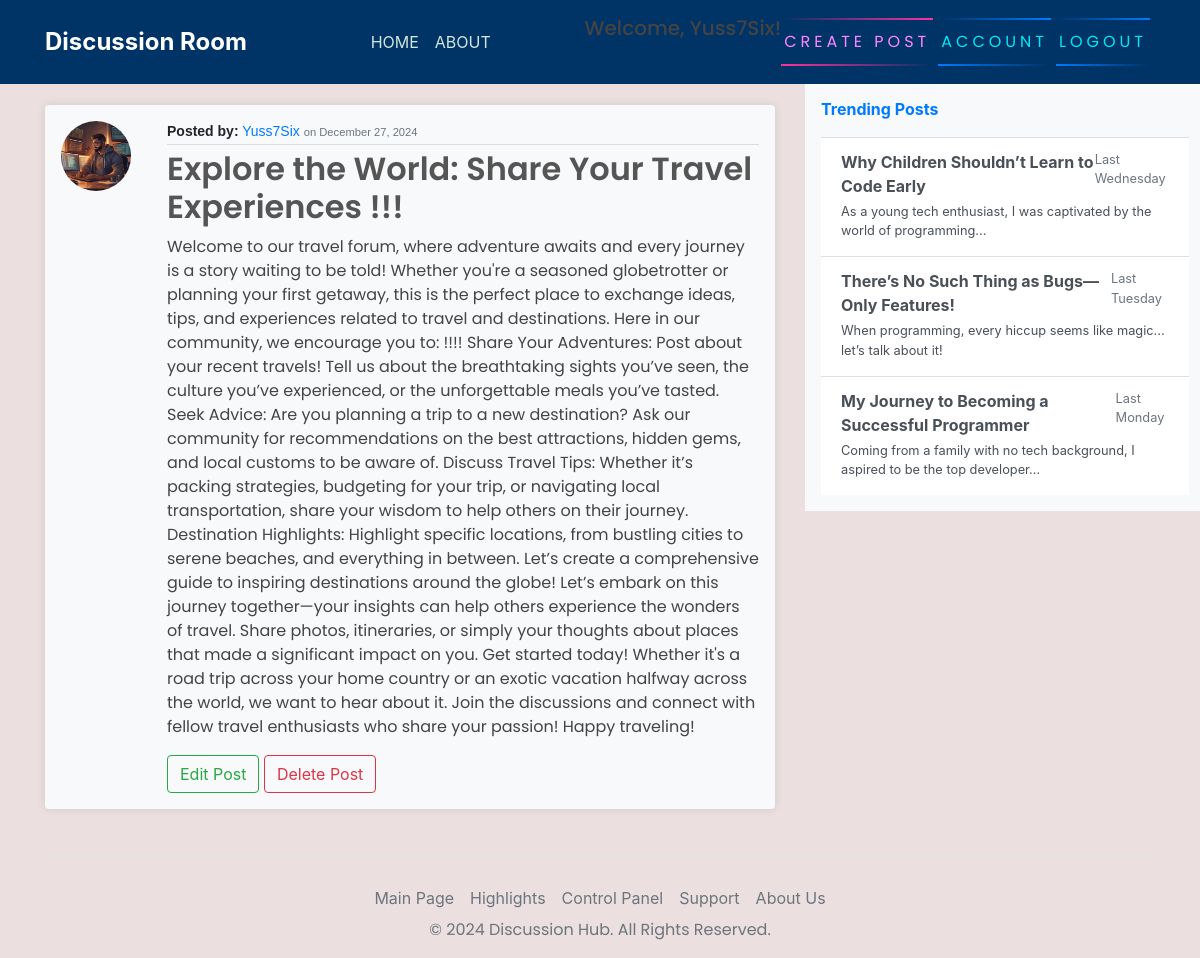
Screenshot of /post/3/ (signed in) with the database file from the repository.
### blog/models.py (models this page shows)
class Post(models.Model):
    title = models.CharField(max_length=200)
    content = models.TextField()
    date_posted = models.DateTimeField(default=timezone.now)
    author = models.ForeignKey(User, on_delete=models.CASCADE)

### users/models.py (models this page shows, shortened)
class Account(models.Model):
    user = models.OneToOneField(User, on_delete=models.CASCADE)
    avatar = models.ImageField(default='default.jpg', upload_to='images/')

### blog/views.py (the view)
# urls.py: path('post/<int:pk>/', PostDetailView.as_view(), name="blog-detail"),
class PostDetailView(LoginRequiredMixin, DetailView):
    model = Post

### blog/templates/blog/post_detail.html
{% extends 'base.html' %}
{% block content %}
<article class="media content-section my-4 p-3 bg-light rounded shadow-sm">
    <img class="rounded-circle article-img" src="{{ object.author.account.avatar.url }}" alt="Author's Profile Picture">
    <div class="media-body ml-3">
        <div class="article-metadata">
            <strong>Posted by:</strong>
            <a class="author-link" href="#">{{ object.author.username }}</a>
            <small class="text-muted">on {{ object.date_posted|date:"F j, Y" }}</small>
        </div>
        <h2>
            <a class="article-title" href="{% url 'blog-detail' object.id %}">{{ object.title }}</a>
        </h2>
        <p class="article-content">{{ object.content }}</p>
        {% if object.author == user %}
        <div class="action-buttons mt-3">
            <a class="btn btn-outline-success" href="{% url 'blog-update' object.id %}">Edit Post</a>
            <a class="btn btn-outline-danger" href="{% url 'blog-delete' object.id %}">Delete Post</a>
        </div>
        {% endif %}
    </div>
</article>
{% endblock content %}

### templates/base.html (shortened to what this page needs)
{% load static %}
<!DOCTYPE html>
<html>
<head>
    <link rel="stylesheet" href="https://cdnjs.cloudflare.com/ajax/libs/font-awesome/5.15.4/css/all.min.css">
    <link rel="stylesheet" href="https://maxcdn.bootstrapcdn.com/bootstrap/4.0.0/css/bootstrap.min.css"
>
    <link rel="stylesheet" href="{% static 'css/head.css' %}">
</head>
<body>
    <header class="site-header">
        <nav class="navbar navbar-expand-md navbar-dark fixed-top" style="background-color: #003366;">
            <div class="container">
                <div class="collapse navbar-collapse" id="navbarToggle">
                    <div class="d-flex w-100 align-items-center">
                        <div class="mr-auto">
                            <span class="discussion-room">Discussion Room</span>
                        </div>
                        <div class="navbar-nav mr-auto">
                            {% if user.is_authenticated %}
                            <a class="nav-item nav-link" href="{% url 'welcome' %}">HOME</a>
                            <a class="nav-item nav-link" href="{% url 'about' %}">ABOUT</a>
                        </div>
                        <div class="navbar-nav">
                            <div class="navbar-text text-black">
                                <h5 class="mb-0">Welcome, {{ request.user.username }}!</h5>
                            </div>
                            <a href="{% url 'blog-new' %}" id="auth-links">
                                <span></span>
                                <span></span>
                                Create Post
                            </a>
                            <a href="{% url 'account' %}" id="auth-links">
                                <span></span>
                                <span></span>
                                Account
                            </a>
                            <a href="{% url 'logout' %}" id="auth-links">
                                <span></span>
                                <span></span>
                                Logout
                            </a>
                            {% endif %}
                        </div>
                    </div>
                </div>
        </nav>
    </header>
    <main role="main" class="container">
        <div class="row">
            <div class="col-md-8">
            </div>
            <div class="col-md-8">
                {% block content %}{% endblock %}
            </div>
            <div class="col-md-4">
                <div class="content-sectionw">
                    <div class="d-flex flex-column align-items-start bg-light p-3" style="width: 400px;">
                        <a id="latest-gist" style="text-decoration: none;" href="#"
                            class="d-flex align-items-center mb-3 text-primary">
                            <span class="fs-5 font-weight-bold">Trending Posts</span>
                        </a>
                        <div class="list-group list-group-flush">
                            <a href="#" class="list-group-item list-group-item-action">
                                <div class="d-flex justify-content-between">
                                    <strong class="mb-1">Why Children Shouldn’t Learn to Code Early</strong>
                                    <small class="text-muted">Last Wednesday</small>
                                </div>
                                <div class="mb-1 small">As a young tech enthusiast, I was captivated by the world of
                                    programming...</div>
                            </a>
                            <a href="#" class="list-group-item list-group-item-action">
                                <div class="d-flex justify-content-between">
                                    <strong class="mb-1">There’s No Such Thing as Bugs—Only Features!</strong>
                                    <small class="text-muted">Last Tuesday</small>
                                </div>
                                <div class="mb-1 small">When programming, every hiccup seems like magic... let’s talk
                                    about it!</div>
                            </a>
                            <a href="#" class="list-group-item list-group-item-action">
                                <div class="d-flex justify-content-between">
                                    <strong class="mb-1">My Journey to Becoming a Successful Programmer</strong>
                                    <small class="text-muted">Last Monday</small>
                                </div>
                                <div class="mb-1 small">Coming from a family with no tech background, I aspired to be
                                    the top developer...</div>
                            </a>
                        </div>
                    </div>
                </div>
            </div>
        </div>
        <footer class="mt-4">
            <nav class="nav justify-content-center border-top" style="padding-top: 20px;">
                <li class="nav-item"><a href="#" class="nav-link px-2 text-secondary">Main Page</a></li>
                <li class="nav-item"><a href="#" class="nav-link px-2 text-secondary">Highlights</a></li>
                <li class="nav-item"><a href="/admin/" class="nav-link px-2 text-secondary">Control Panel</a></li>
                <li class="nav-item"><a href="#" class="nav-link px-2 text-secondary">Support</a></li>
                <li class="nav-item"><a href="#" class="nav-link px-2 text-secondary">About Us</a></li>
            </nav>
            <p class="text-center text-secondary">&copy; 2024 Discussion Hub. All Rights Reserved.</p>
        </footer>
    </main>
</body>
</html>

### static/css/head.css (style rules this page uses)
body { background-color: rgb(235, 223, 223); margin-top: 5rem; background-size: contain; background-repeat: no-repeat; }
h1, h2, h3, h4, h5, h6, p { color: #444444; font-family: 'Poppins', sans-serif; }
.site-header .navbar-nav .nav-link { color: #d1e7dd; }
.content-section { background: #fefefe; padding: 15px 25px; border-radius: 12px; margin-bottom: 20px; box-shadow: 0 0 10px rgba(0, 0, 0, 0.1); }
.article-title { color: #555555; font-weight: 600; }
.article-content { white-space: normal; }
.article-img { height: 70px; width: 70px; margin-right: 20px; }
.article-metadata { font-family: 'Arial', sans-serif; margin-bottom: 5px; font-size: 14px; border-bottom: 1px solid #dcdcdc; padding-bottom: 2px; }
#auth-links { font-family: 'Poppins', sans-serif; position: relative; display: inline-block; padding: 12px 3px; margin: 10px 0; color: #03e9f4; text-decoration: none; text-transform: uppercase; transition: 0.5s; letter-spacing: 4px; overflow: hidden; margin-right: 5px; }
#auth-links:nth-child(2) { filter: hue-rotate(110deg); }
#auth-links span { position: absolute; display: block; }
#auth-links span:nth-child(1) { top: 0; left: 0; width: 100%; height: 2px; background: linear-gradient(90deg, transparent, #007bff); animation: animate1 1s linear infinite; }
#auth-links span:nth-child(3) { bottom: 0; right: 0; width: 100%; height: 2px; background: linear-gradient(270deg, transparent, #007bff); animation: animate3 1s linear infinite; animation-delay: 0.50s; }
.discussion-room { color: white; font-weight: bold; font-size: 24px; margin-right: 30px; }

### rows the page displays
Post: author.account.avatar (picture), author.username "Yuss7Six", date_posted "December 27, 2024", title "Explore the World: Share Your Travel Experiences !!!", content "Welcome to our travel forum, where adventure awaits and every journey is a story waiting to be told! Whether you're a seasoned globetrotter or planning your first getaway, this is the perfect place to exchange ideas, tips, and experiences related to travel and destinations. Here in our community, we encourage you to: !!!! Share Your Adventures: Post about your recent travels! Tell us about the breathtaking sights you’ve seen, the culture you’ve experienced, or the unforgettable meals you’ve tasted. Seek Advice: Are you planning a trip to a new destination? Ask our community for recommendations on the best attractions, hidden gems, and local customs to be aware of. Discuss Travel Tips:…"

### other values shown
{{ request.user.username }} "Yuss7Six"
